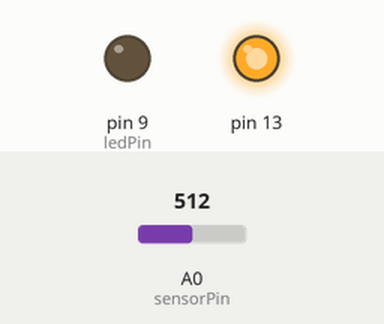
This sketch was run on a simulated Arduino Uno, built with avr-gcc and run on an emulated ATmega328P. Parts: output pins drawn as LEDs (lit = HIGH). The test bench sets the inputs (shaded band); at power-on: A0 (sensorPin) = 512.

Above: at 0.1 s.
At 6.2 s:
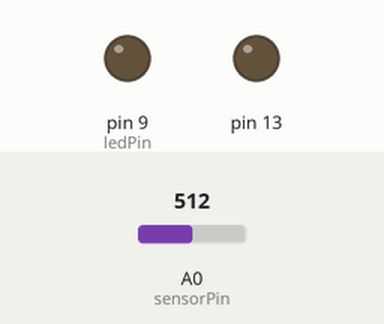
6.3 s: A0 (sensorPin) set to 306
At 6.7 s:
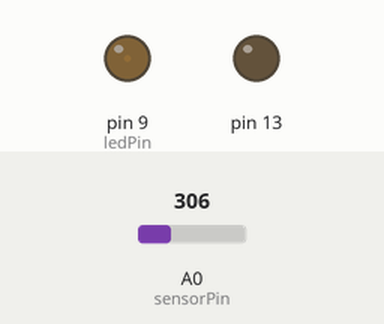
Timing chart, 0 to 9.3 s (numbered marks = the images above; inputs shaded):
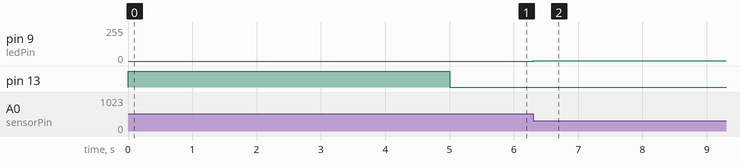

Measured:
- after the input at 6.3 s, pin 9 (ledPin): 0/255 → 1/255 at once

The sketch:

Calibration.ino
```cpp
const int sensorPin = A0;
const int ledPin = 9;

int sensorValue = 0;
int sensorMin = 1023;
int sensorMax = 0;

void setup() {
  pinMode(13, OUTPUT);
  digitalWrite(13, HIGH);

  while (millis() < 5000) {
    sensorValue = analogRead(sensorPin);

    if (sensorValue > sensorMax) {
      sensorMax = sensorValue;
    }

    if (sensorValue < sensorMin) {
      sensorMin = sensorValue;
    }
  }

  digitalWrite(13, LOW);
}

void loop() {
  sensorValue = analogRead(sensorPin);
  sensorValue = map(sensorValue, sensorMin, sensorMax, 0, 255);
  sensorValue = constrain(sensorValue, 0, 255);
  analogWrite(ledPin, sensorValue);
}
```
